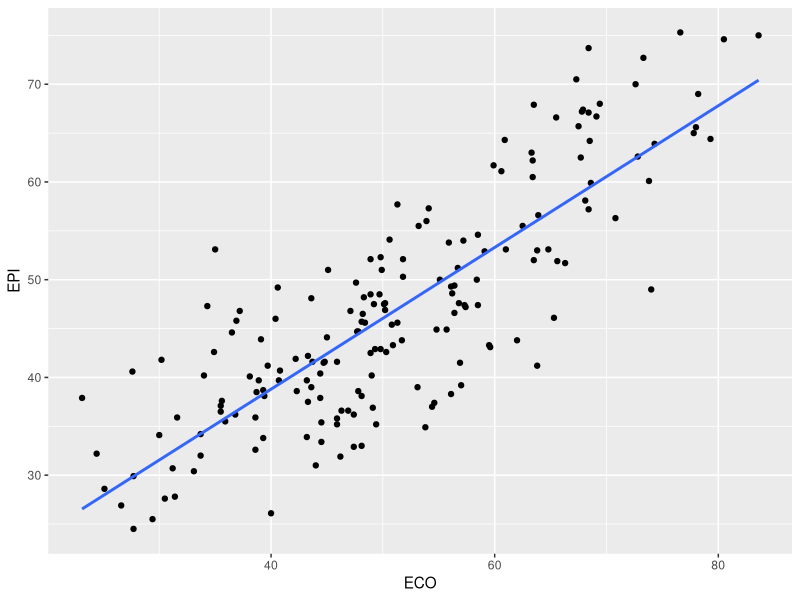

This figure's R source:
#Required libraries
library(class)
library(ggplot2)

epi2024results <- read.csv("epi2024results_DA_F24_lab03.csv", header=TRUE)
epi <- epi2024results
attach(epi)

linear.model <- lm(EPI ~ ECO + BDH + MKP + MHP + MPE, data = epi)
linear.model
summary(linear.model)

ggplot() + geom_point(aes(ECO,EPI)) + 
  geom_smooth(aes(ECO,EPI), method="lm", se=F)


epi_sub <- epi[epi$region == 'Global West', ]
linear.model <- lm(EPI ~ ECO + BDH + MKP + MHP + MPE, data = epi_sub)
linear.model
summary(linear.model)

#The second model has a worse fit. 
#would assume this is because the model is better with more datapoints

